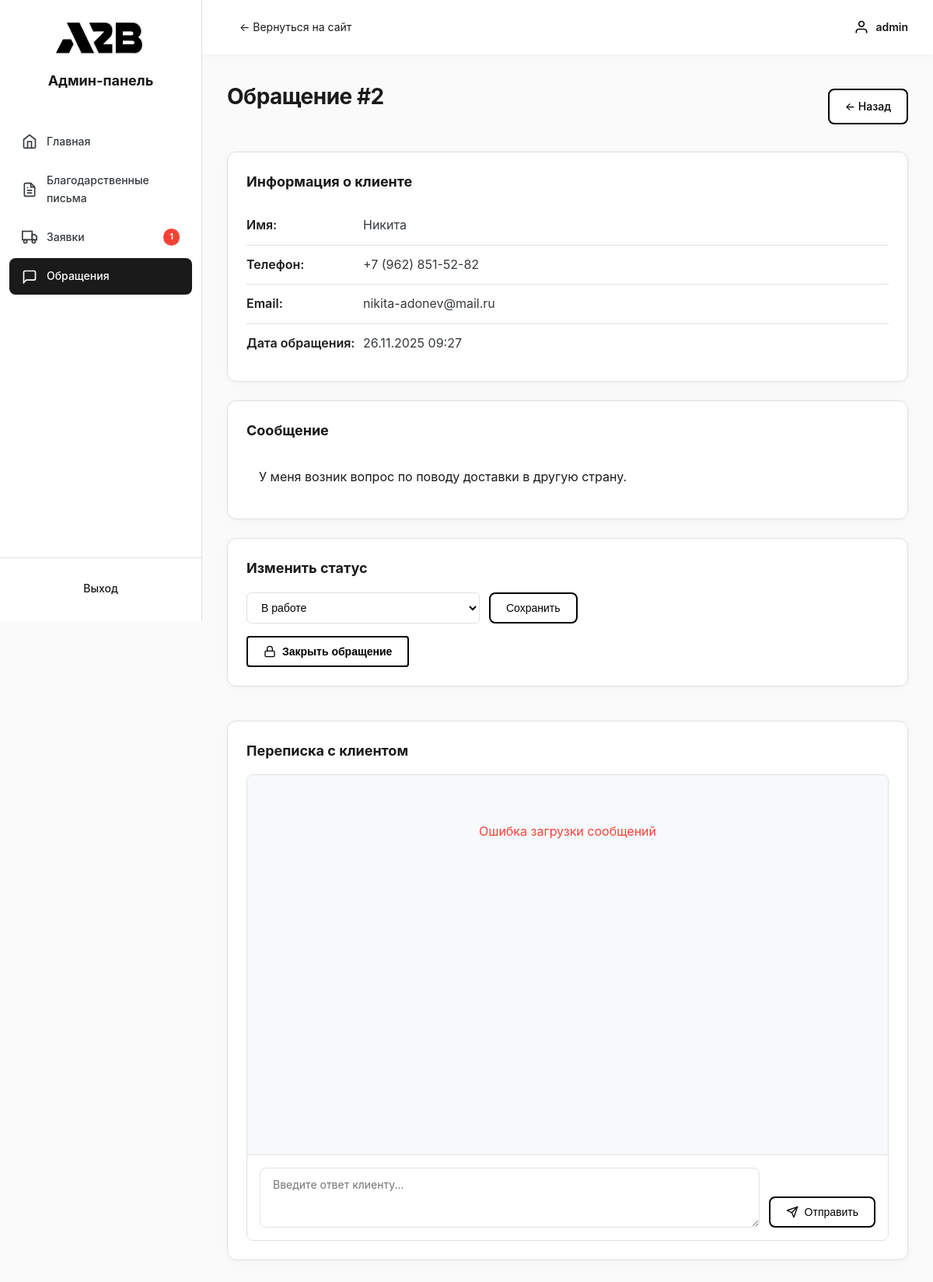
Screenshot of /public/admin/pages/contact-view.php?id=2 (signed in) with the database file from the repository.
### tables this page shows
CREATE TABLE `contacts` (
  `id` int(11) NOT NULL,
  `user_id` int(11) DEFAULT NULL COMMENT 'ID пользователя',
  `name` varchar(255) NOT NULL COMMENT 'Имя',
  `phone` varchar(50) NOT NULL COMMENT 'Телефон',
  `email` varchar(255) DEFAULT NULL COMMENT 'Email',
  `message` text NOT NULL COMMENT 'Сообщение',
  `status` enum('new','in_progress','completed','cancelled','closed') DEFAULT 'new' COMMENT 'Статус обращения',
  `created_at` timestamp NOT NULL DEFAULT current_timestamp() COMMENT 'Дата создания',
  `updated_at` timestamp NOT NULL DEFAULT current_timestamp() ON UPDATE current_timestamp() COMMENT 'Дата обновления'
);

### public/admin/pages/contact-view.php (the view, shortened to what this page needs)
<?php
$database = new Database();
$db = $database->getConnection();
$id = $_GET['id'] ?? 0;
$query = "SELECT * FROM contacts WHERE id = :id";
$stmt = $db->prepare($query);
$stmt->bindParam(':id', $id);
$stmt->execute();
$contact = $stmt->fetch(PDO::FETCH_ASSOC);
?>
<!DOCTYPE html>
<html lang="ru">
<head>
    <link rel="stylesheet" href="../css/admin.css">
</head>
<body>
    <div class="admin-layout">
        <?php include '../includes/sidebar.php'; ?>
        <div class="admin-main">
            <?php include '../includes/header.php'; ?>
            <div class="admin-content">
                <div class="content-header">
                    <h1 class="page-title">Обращение #<?php echo $id; ?></h1>
                    <a href="contacts.php" class="btn btn-secondary">← Назад</a>
                </div>
                <div class="contact-detail">
                    <div class="detail-card">
                        <h3>Информация о клиенте</h3>
                        <div class="detail-row">
                            <span class="detail-label">Имя:</span>
                            <span class="detail-value"><?php echo htmlspecialchars($contact['name']); ?></span>
                        </div>
                        <div class="detail-row">
                            <span class="detail-label">Телефон:</span>
                            <span class="detail-value"><a href="tel:<?php echo htmlspecialchars($contact['phone']); ?>"><?php echo htmlspecialchars($contact['phone']); ?></a></span>
                        </div>
                        <div class="detail-row">
                            <span class="detail-label">Email:</span>
                            <span class="detail-value"><a href="mailto:<?php echo htmlspecialchars($contact['email']); ?>"><?php echo htmlspecialchars($contact['email']); ?></a></span>
                        </div>
                        <div class="detail-row">
                            <span class="detail-label">Дата обращения:</span>
                            <span class="detail-value"><?php echo date('d.m.Y H:i', strtotime($contact['created_at'])); ?></span>
                        </div>
                    </div>
                    <div class="detail-card">
                        <h3>Сообщение</h3>
                        <div class="message-content">
                            <?php echo nl2br(htmlspecialchars($contact['message'])); ?>
                        </div>
                    </div>
                    <div class="detail-card">
                        <h3>Изменить статус</h3>
                        <?php if($contact['status'] !== 'closed'): ?>
                        <form method="POST" class="status-form">
                            <select name="status" class="status-select">
                                <option value="in_progress" <?php echo $contact['status'] == 'in_progress' ? 'selected' : ''; ?>>В работе</option>
                            </select>
                            <button type="submit" class="btn btn-primary">Сохранить</button>
                        </form>
                        <form method="POST" style="margin-top: 16px;">
                            <button type="submit" class="btn btn-danger" onclick="return confirm('Вы уверены? После закрытия обращения отправка сообщений будет невозможна.')" style="display: inline-flex; align-items: center; gap: 8px;">
                                <svg width="16" height="16" viewBox="0 0 24 24" fill="none" stroke="currentColor" stroke-width="2">
                                    <rect x="3" y="11" width="18" height="11" rx="2" ry="2"/>
                                    <path d="M7 11V7a5 5 0 0 1 10 0v4"/>
                                </svg>
                                Закрыть обращение
                            </button>
                        </form>
                        <?php endif; ?>
                    </div>
                    <div class="detail-card chat-card">
                        <h3>Переписка с клиентом</h3>
                        <div class="chat-container">
                            <div class="chat-messages" id="chatMessages">
                            </div>
                            <div class="chat-input-container">
                                <textarea
                                    id="chatInput"
                                    class="chat-input"
                                    placeholder="Введите ответ клиенту..."
                                    rows="3"
                                ></textarea>
                                <button class="btn btn-primary" onclick="sendMessage()">
                                    <svg width="16" height="16" viewBox="0 0 24 24" fill="none" stroke="currentColor" stroke-width="2">
                                        <line x1="22" y1="2" x2="11" y2="13"/>
                                        <polygon points="22 2 15 22 11 13 2 9 22 2"/>
                                    </svg>
                                    Отправить
                                </button>
                            </div>
                        </div>
                    </div>
                </div>
            </div>
        </div>
    </div>
</body>
</html>

### rows the page displays
contacts: name "Никита", phone "+7 (962) 851-52-82", email "nikita-adonev@mail.ru", created_at "26.11.2025 09:27", message "У меня возник вопрос по поводу доставки в другую страну.", status "В работе"

### other values shown
$new_orders_count "1"
$_SESSION['admin_username'] "admin"
$id "2"
